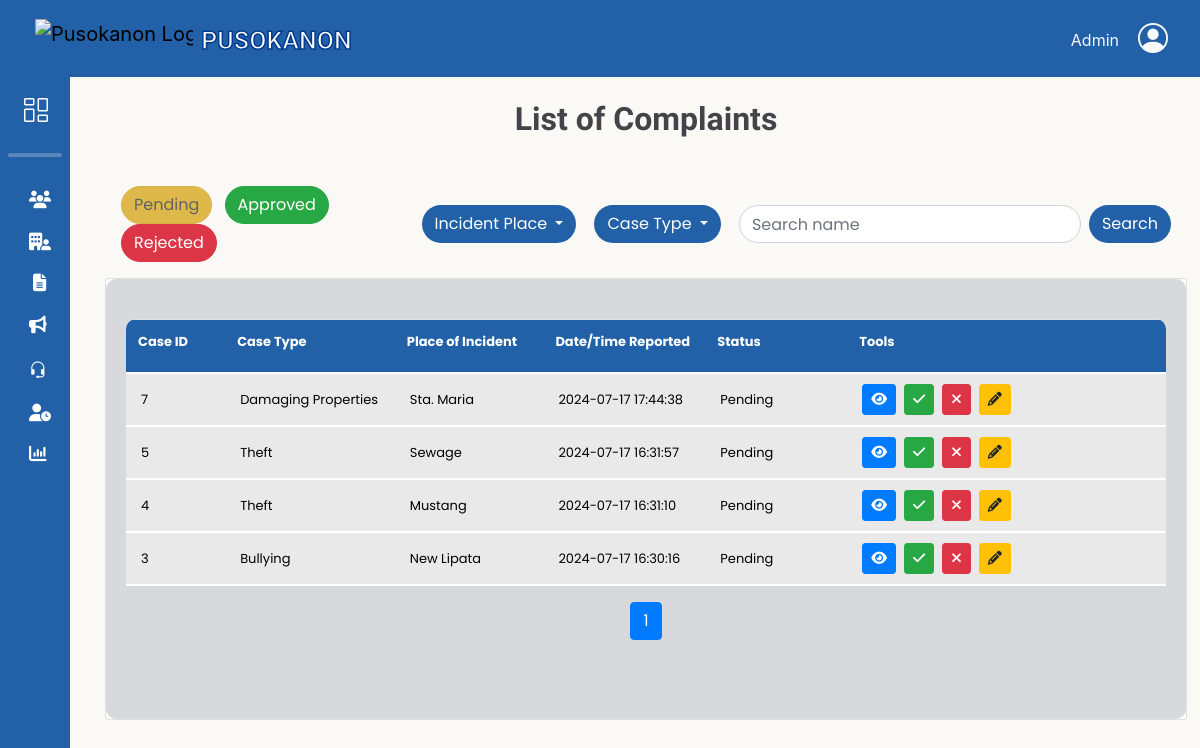
Screenshot of /adminbejo/complaintsList.php with the database file from the repository.
### tables this page shows
CREATE TABLE `complaints_tbl` (
  `complaint_id` int(11) NOT NULL,
  `res_id` int(11) NOT NULL,
  `respondent_fname` varchar(50) NOT NULL,
  `respondent_mname` varchar(50) DEFAULT NULL,
  `respondent_lname` varchar(50) NOT NULL,
  `respondent_suffix` varchar(10) DEFAULT NULL,
  `respondent_gender` varchar(10) NOT NULL,
  `respondent_age` int(11) NOT NULL,
  `incident_date` date NOT NULL,
  `incident_time` time NOT NULL,
  `date_filed` timestamp NOT NULL DEFAULT current_timestamp(),
  `incident_place` varchar(50) NOT NULL,
  `case_type` varchar(50) NOT NULL,
  `narrative` text DEFAULT NULL,
  `evidence` varchar(200) DEFAULT NULL,
  `staff_id` int(11) NOT NULL,
  `hearing_date` date DEFAULT NULL,
  `hearing_time` time DEFAULT NULL,
  `status` varchar(10) NOT NULL,
  `comment` text DEFAULT NULL,
  `remarks` varchar(200) NOT NULL,
  `date_closed` date DEFAULT NULL
);

### db/DBconn.php (called while the page is built, shortened)
<?php
function decryptData($data)
{
	return openssl_decrypt($data, 'aes-256-cbc', ENCRYPTION_KEY, 0, ENCRYPTION_KEY);
}
function fetchListofComplaints($pdo, $offset = 0, $limit = null, $caseType = null, $incidentPlace = null, $status = null)
{
	$sql = "SELECT
					ct.complaint_id AS complaint_id,
					CONCAT(ct.respondent_fname, ' ', ct.respondent_lname) AS respondent_name,
					ct.case_type AS case_type,
					ct.incident_date AS incident_date,
					ct.incident_time AS incident_time,
					ct.incident_place AS incident_place,
					ct.date_filed AS date_filed,
					ct.status AS status,
					ct.comment AS comment,
					ct.narrative AS narrative,
					ct.evidence AS evidence,
					CONCAT(ru.res_fname, ' ', ru.res_lname) AS resident_name,
					ru.res_email AS resident_email,
					ct.respondent_age AS respondent_age,
					ct.respondent_gender AS respondent_gender
				FROM complaints_tbl ct
				INNER JOIN resident_users ru ON ct.res_id = ru.res_id";
	$conditions = [];
	$params = [];
	if ($status !== null && $status !== '') {
		$conditions[] = "ct.status = :status";
		$params[':status'] = $status;
	}
	if (count($conditions) > 0) {
		$sql .= " WHERE " . implode(" AND ", $conditions);
	}
	$sql .= " ORDER BY ct.date_filed DESC";
	if ($limit !== null) {
		$sql .= " LIMIT :offset, :limit";
		$params[':offset'] = (int)$offset;
		$params[':limit'] = (int)$limit;
	}
	$stmt = $pdo->prepare($sql);
	foreach ($params as $key => $value) {
		if ($key == ':offset' || $key == ':limit') {
			$stmt->bindValue($key, $value, PDO::PARAM_INT);
		} else {
			$stmt->bindValue($key, $value, PDO::PARAM_STR);
		}
	}
	$stmt->execute();
	return $stmt->fetchAll(PDO::FETCH_ASSOC);
}

### adminbejo/complaintsList.php (the view, shortened to what this page needs)
<?php
    include 'headerAdmin.php';
    include '../db/DBconn.php';
    $incidentPlace = isset($_GET['incident_place']) ? $_GET['incident_place'] : '';
    $searchTerm = isset($_GET['searchTerm']) ? trim($_GET['searchTerm']) : '';
    $stmt = $pdo->prepare("SELECT COUNT(*) FROM complaints_tbl WHERE status = 'Pending'");
    $stmt->execute();
    $num_pendingComplaints = $stmt->fetchColumn();
    $limit = 5;
    $num_pendingPage = ceil($num_pendingComplaints / $limit);
    $pendingPage = isset($_GET['pendingPage']) ? (int)$_GET['pendingPage'] : 1;
    $pendingPage = max(1, min($pendingPage, $num_pendingPage));
    $pending_offset = ($pendingPage - 1) * $limit;
    $pendingComplaints = fetchListofComplaints($pdo, $pending_offset, $limit, null, $incidentPlace, 'Pending');
?>
    <link rel="stylesheet" href="css/list.css">
    <div class="container-fluid">
    <h1>List of Complaints</h1>
    <div class="mu-ds row d-flex justify-content-between align-items-center mt-5 mb-3">
        <div class="col-12 col-md-3 mb-2 mb-md-0">
            <button id="pendingBtn" class="btn btn-warning status-button me-2 active" type="button" onclick="showTable('pending')">Pending</button>
            <button id="approvedBtn" class="btn btn-success status-button me-2" type="button" onclick="showTable('approved')">Approved</button>
            <button id="rejectedBtn" class="btn btn-danger status-button" type="button" onclick="showTable('rejected')">Rejected</button>
        </div>
        <div class="col-12 col-md-9 d-flex justify-content-end align-items-center flex-wrap">
            <div class="dropdown me-2 mb-2 mb-md-0">
                <button class="btn dropdown-toggle this-button" type="button" id="incidentPlaceDropdown" data-bs-toggle="dropdown" aria-expanded="false">
                    Incident Place
                </button>
            </div>
            <div class="dropdown me-2 mb-2 mb-md-0">
                <button class="btn dropdown-toggle this-button" type="button" id="caseTypeDropdown" data-bs-toggle="dropdown" aria-expanded="false">
                    Case Type
                </button>
            </div>
            <form id="searchForm" method="GET" action="complaintsList.php" class="d-flex">
                <input id="searchInput" name="searchTerm" class="form-control me-2" type="input" placeholder="Search name" aria-label="Search name" value="<?php echo htmlspecialchars($searchTerm); ?>">
                <button id="searchButton" class="btn this-button" type="submit">Search</button>
            </form>
        </div>
    </div>
    <div class="card d-flex flex-column">
        <div class="card-body flex-grow-1 d-flex flex-column">
            <div class="table-responsive flex-grow-1">
                <div id="pendingContainer">
                    <table id="pendingTable" class="table mx-auto" cellspacing="0" cellpadding="0">
                        <thead>
                            <tr>
                                <th>Case ID</th>
                                <th>Case Type</th>
                                <th>Place of Incident</th>
                                <th>Date/Time Reported</th>
                                <th>Status</th>
                                <th>Tools</th>
                            </tr>
                        </thead>
                        <tbody class="scrollable-table-body">
                            <?php if (!empty($pendingComplaints)): ?>
                                <?php foreach ($pendingComplaints as $complaint): ?>
                                    <tr>
                                        <?php
                                            $imagePath = "../../db/complaints_evidence/{$complaint['evidence']}";
                                            if (file_exists($imagePath)) {
                                                $imageData = base64_encode(file_get_contents($imagePath));
                                                $imageMimeType = mime_content_type($imagePath);
                                                $imageSrc = "data:$imageMimeType;base64,$imageData";
                                            } else {
                                                $imageSrc = '';
                                            }
                                            $decryptedEmail = decryptData($complaint['resident_email']);
                                        ?>
                                        <td><?php echo htmlspecialchars($complaint['complaint_id']); ?></td>
                                        <td><?php echo htmlspecialchars($complaint['case_type']); ?></td>
                                        <td><?php echo htmlspecialchars($complaint['incident_place']); ?></td>
                                        <td><?php echo htmlspecialchars($complaint['date_filed']); ?></td>
                                        <td id="status-<?php echo htmlspecialchars($complaint['complaint_id']); ?>">
                                            <?php echo htmlspecialchars($complaint['status']); ?>
                                        </td>
                                        <td>
                                            <div class="d-flex justify-content-start align-items-center">
                                                <a href="#" class="btn btn-primary btn-sm me-2" onclick="showDetails(
                                                                        '<?= htmlspecialchars($complaint['resident_name'])?>',
                                                                        '<?= htmlspecialchars($decryptedEmail)?>',
                                                                        '<?= htmlspecialchars($complaint['respondent_name'])?>',
                                                                        '<?= htmlspecialchars($complaint['respondent_age'])?>',
                                                                        '<?= htmlspecialchars($complaint['respondent_gender'])?>',
                                                                        '<?= htmlspecialchars($complaint['incident_date'])?>',
                                                                        '<?= htmlspecialchars($complaint['incident_time'])?>',
                                                                        '<?= htmlspecialchars($complaint['incident_place'])?>',
                                                                        '<?= htmlspecialchars($complaint['narrative'])?>',
                                                                        '<?= $imageSrc ?>')">
                                                    <i class="fas fa-eye"></i> </a>
                                                <button class="btn btn-success btn-sm me-2" onclick="approve_complaint('<?= htmlspecialchars($complaint['complaint_id']) ?>')">
                                                    <i class="fas fa-check"></i>
                                                </button>
                                                <button class="btn btn-danger btn-sm me-2" onclick="reject_complaint('<?= htmlspecialchars($complaint['complaint_id']) ?>')">
                                                    <i class="fas fa-times"></i>
                                                </button>
                                                <button class="btn btn-warning btn-sm me-2" onclick="addRemarks('<?= htmlspecialchars($complaint['complaint_id']) ?>')">
                                                    <i class="fas fa-pencil-alt"></i>
                                                </button>
                                            </div>
                                        </td>
                                    </tr>
                                    <?php endforeach; ?>
                                <?php else: ?>
                                <tr>
                                    <td colspan="6" class="text-center">No pending complaints found.</td>
                                </tr>
                            <?php endif; ?>
                        </tbody>
                    </table>
                    <nav id="pendingPagination" aria-label="Pending complaints pagination">
                        <ul class="pagination justify-content-center">
                            <?php for ($i = 1; $i <= $num_pendingPage; $i++): ?>
                                <li class="page-item<?php if ($i == $pendingPage) echo ' active'; ?>"><a class="page-link" href="?status=pending&pendingPage=<?php echo $i; ?>"><?php echo $i; ?></a></li>
                            <?php endfor; ?>
                        </ul>
                    </nav>
                </div>
            </div>
        </div>
    </div>
</div>
<?php require_once 'footerAdmin.php'; ?>

### rows the page displays
complaints_tbl: complaint_id "7", case_type "Damaging Properties", incident_place "Sta. Maria", date_filed "2024-07-17 17:44:38", status "Pending"
complaints_tbl: complaint_id "5", case_type "Theft", incident_place "Sewage", date_filed "2024-07-17 16:31:57", status "Pending"
complaints_tbl: complaint_id "4", case_type "Theft", incident_place "Mustang", date_filed "2024-07-17 16:31:10", status "Pending"
complaints_tbl: complaint_id "3", case_type "Bullying", incident_place "New Lipata", date_filed "2024-07-17 16:30:16", status "Pending"
